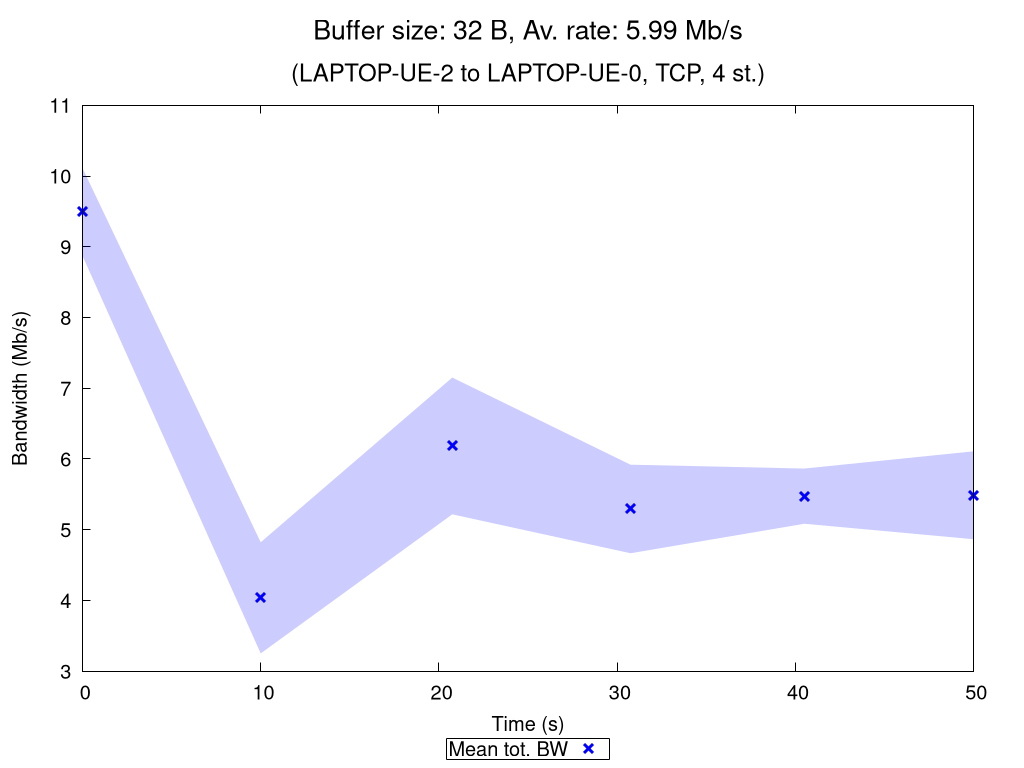

This figure's gnuplot source:
set terminal pngcairo nocrop enhanced size 1024,768 font "Verdana,15"
set output "TCP_4_st_2020_10_18_08-18-25_two2one_00032B.png"

set title "{/=20 Buffer size: 32 B, Av. rate: 5.99 Mb/s}\n\n{/=18 (LAPTOP-UE-2 to LAPTOP-UE-0, TCP, 4 st.)}"

set xlabel "Time (s)"
set ylabel "Bandwidth (Mb/s)"
set ytics nomirror
set key bmargin center horizontal box samplen 1 width -1
set bmargin 4.6
set rmargin 4.5

rf = 1000000.0  # rate factor
set style fill transparent solid 0.2 noborder
set autoscale xfix
plot "TCP_4_st_2020_10_18_08-18-25_two2one_00032B_iperf_processed.dat" using 1:($2/rf-$3/rf):($2/rf+$3/rf) with filledcurves lc rgb "blue" notitle, \
     "" using 1:($2/rf) with points pt 2 ps 1.5 lw 3 lc rgb "blue" title "Mean tot. BW", \
